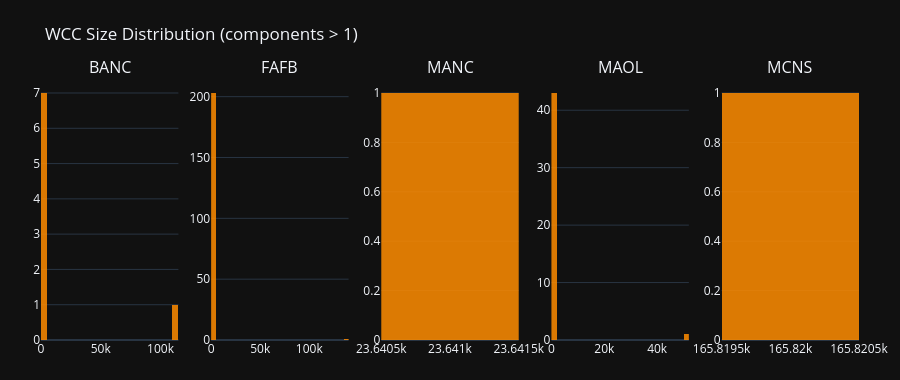

Write notebook code for a chart like this one.
### Code cell
_names = list(wcc_data.keys())
fig_wcc = make_subplots(rows=1, cols=len(_names), subplot_titles=_names)

for col, name in enumerate(_names, 1):
    non_single = [s for s in wcc_data[name] if s > 1]
    if non_single:
        fig_wcc.add_trace(
            go.Histogram(x=non_single, name=name, nbinsx=50,
                         marker_color='darkorange', opacity=0.85,
                         hovertemplate='Size: %{x}<br>Count: %{y}<extra>' + name + '</extra>'),
            row=1, col=col
        )

fig_wcc.update_layout(
    title='WCC Size Distribution (components > 1)',
    template='plotly_dark', height=380,
    showlegend=False, margin=dict(l=40, r=40, t=80, b=40)
)
fig_wcc.show()

_html_path = EXPORTS_DIR / 'wcc_size_histograms.html'
fig_wcc.write_html(str(_html_path))
print(f'  [SAVED] {_html_path.relative_to(WORKSPACE_ROOT)}')

### Figure 1 — Plotly figure (JSON) as saved in the notebook; plotly's stock layout.template omitted (floating-point values rounded to 4 significant figures; data arrays with more than 128 entries replaced by an {"elided": "..."} marker saying what was removed)
{"data": [{"hovertemplate": "Size: %{x}<br>Count: %{y}<extra>BANC</extra>", "marker": {"color": "darkorange"}, "name": "BANC", "nbinsx": 50, "opacity": 0.85, "type": "histogram", "x": [112871, 2, 2, 2, 2, 2, 2, 2], "xaxis": "x", "yaxis": "y"}, {"hovertemplate": "Size: %{x}<br>Count: %{y}<extra>FAFB</extra>", "marker": {"color": "darkorange"}, "name": "FAFB", "nbinsx": 50, "opacity": 0.85, "type": "histogram", "x": {"elided": "204 int values"}, "xaxis": "x2", "yaxis": "y2"}, {"hovertemplate": "Size: %{x}<br>Count: %{y}<extra>MANC</extra>", "marker": {"color": "darkorange"}, "name": "MANC", "nbinsx": 50, "opacity": 0.85, "type": "histogram", "x": [23641], "xaxis": "x3", "yaxis": "y3"}, {"hovertemplate": "Size: %{x}<br>Count: %{y}<extra>MAOL</extra>", "marker": {"color": "darkorange"}, "name": "MAOL", "nbinsx": 50, "opacity": 0.85, "type": "histogram", "x": [51503, 20, 18, 8, 7, 6, 4, 4, 4, 4, 4, 4, 4, 4, 4, 3, 3, 3, 3, 3, 3, 3, 3, 3, 3, 3, 3, 2, 2, 2, 2, 2, 2, 2, 2, 2, 2, 2, 2, 2, 2, 2, 2, 2], "xaxis": "x4", "yaxis": "y4"}, {"hovertemplate": "Size: %{x}<br>Count: %{y}<extra>MCNS</extra>", "marker": {"color": "darkorange"}, "name": "MCNS", "nbinsx": 50, "opacity": 0.85, "type": "histogram", "x": [165820], "xaxis": "x5", "yaxis": "y5"}], "layout": {"annotations": [{"font": {"size": 16}, "showarrow": false, "text": "BANC", "x": 0.084, "xanchor": "center", "xref": "paper", "y": 1, "yanchor": "bottom", "yref": "paper"}, {"font": {"size": 16}, "showarrow": false, "text": "FAFB", "x": 0.292, "xanchor": "center", "xref": "paper", "y": 1, "yanchor": "bottom", "yref": "paper"}, {"font": {"size": 16}, "showarrow": false, "text": "MANC", "x": 0.5, "xanchor": "center", "xref": "paper", "y": 1, "yanchor": "bottom", "yref": "paper"}, {"font": {"size": 16}, "showarrow": false, "text": "MAOL", "x": 0.708, "xanchor": "center", "xref": "paper", "y": 1, "yanchor": "bottom", "yref": "paper"}, {"font": {"size": 16}, "showarrow": false, "text": "MCNS", "x": 0.916, "xanchor": "center", "xref": "paper", "y": 1, "yanchor": "bottom", "yref": "paper"}], "height": 380, "margin": {"b": 40, "l": 40, "r": 40, "t": 80}, "showlegend": false, "title": {"text": "WCC Size Distribution (components > 1)"}, "xaxis": {"anchor": "y", "domain": [0, 0.168]}, "xaxis2": {"anchor": "y2", "domain": [0.208, 0.376]}, "xaxis3": {"anchor": "y3", "domain": [0.416, 0.584]}, "xaxis4": {"anchor": "y4", "domain": [0.624, 0.792]}, "xaxis5": {"anchor": "y5", "domain": [0.832, 1]}, "yaxis": {"anchor": "x", "domain": [0, 1]}, "yaxis2": {"anchor": "x2", "domain": [0, 1]}, "yaxis3": {"anchor": "x3", "domain": [0, 1]}, "yaxis4": {"anchor": "x4", "domain": [0, 1]}, "yaxis5": {"anchor": "x5", "domain": [0, 1]}}}
